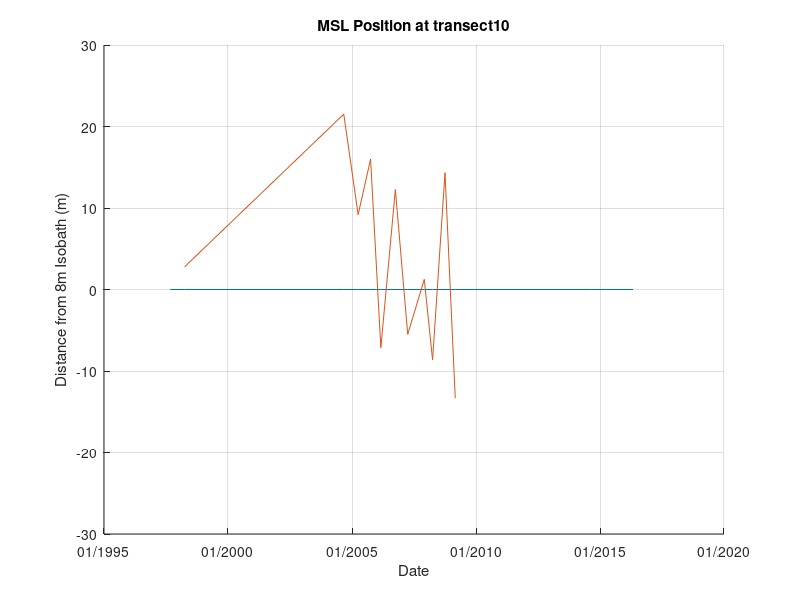
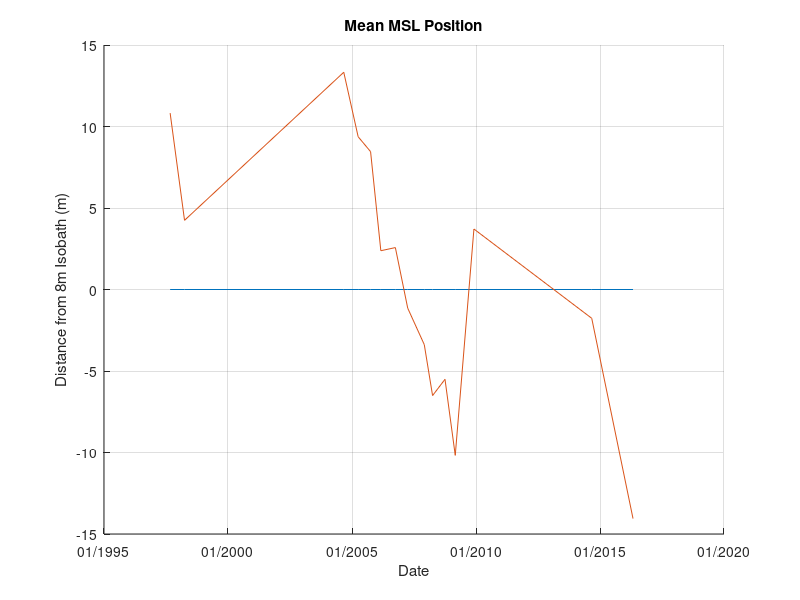
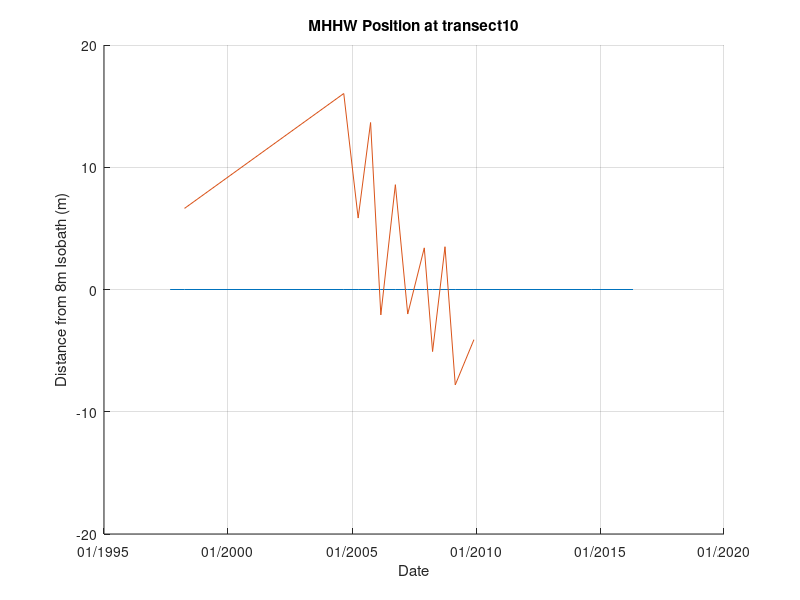
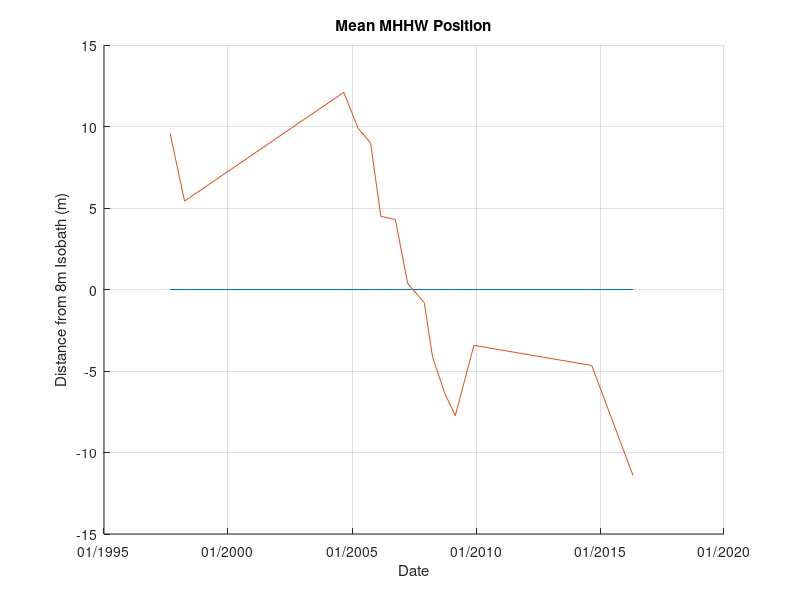

Here is the MATLAB script that generated these plots, in order:
%% Description
%{
Here the accumulative distance value starts from -8m isobath. The profile 
of each transects are plotted but the graphs are not modified, i.e., the
wave affected offshore elevation data is not treated properly.

The shoreline positions at MSL and MHHW are calculated, i.e., find the
distance at which the transect profiles reach MSL or MHHW

Although at some of the date, the dem collected doesn't reach MSL or MHHW,
they are used in this Script, totally 20 dem, and thus 20 date
%}


clear all; close all; clc

%% For MSL
%Initialization
% Read CSV files
rawdata = csvread('MSL difference_NaN.csv',1,1);

% Delete invalid data (data with confusing collecting data)
rawdata_d = [rawdata(1:12, :); rawdata(14, :); rawdata(19:20,:)];

Datestring = ['09/1997';'04/1998';'09/2004';'04/2005';'10/2005';'03/2006';...
    '10/2006';'04/2007';'12/2007';'04/2008';'10/2008';'03/2009';'12/2009';...
    '09/2014';'05/2016'];
formatin = 'mm/yyyy';
ta = datenum(Datestring,formatin);

%% Plot Individually

% For Cross Section - n
figure(1); hold on;grid on;
n = 10;
ref = zeros(15,1);
plot(ta,ref) % Plot a reference line
plot(ta,rawdata_d(:,n))

dateFormat = 'mm/yyyy';
datetick('x',dateFormat)
xlabel('Date')
ylabel('Distance from 8m Isobath (m)')
title (['MSL Position at transect',num2str(n)])

% Mean location
figure(2); hold on; grid on;
msl_avg_d = nansum(rawdata_d,2)/25;

plot(ta,ref)
plot(ta,msl_avg_d)
dateFormat = 'mm/yyyy';
datetick('x',dateFormat)
xlabel('Date')
ylabel('Distance from 8m Isobath (m)')
title ('Mean MSL Position')
%% Subplot
% for i = 1:25
%     subplot(5,5,i);hold on;
%     plot(ta,rawdata_d(:,i),'-')
%     dateFormat = 'mm/yyyy';
%     datetick('x',dateFormat)
%     grid on; 
% end

%% For MHHW
%Initialization
% Read CSV files
rawdata = csvread('MHHW difference_NaN.csv',1,1);

% Delete invalid data (data with confusing collecting data)
rawdata_d = [rawdata(1:12, :); rawdata(14, :); rawdata(19:20,:)];

Datestring = ['09/1997';'04/1998';'09/2004';'04/2005';'10/2005';'03/2006';...
    '10/2006';'04/2007';'12/2007';'04/2008';'10/2008';'03/2009';'12/2009';...
    '09/2014';'05/2016'];
formatin = 'mm/yyyy';
ta = datenum(Datestring,formatin);

%% Plot Individually
% For Cross Section - n
figure(3); hold on; grid on;
% n = 10;
ref = zeros(15,1);
plot(ta,ref)
plot(ta,rawdata_d(:,n))
dateFormat = 'mm/yyyy';
datetick('x',dateFormat)
xlabel('Date')
ylabel('Distance from 8m Isobath (m)')
title (['MHHW Position at transect',num2str(n)])

% Mean location
figure(4); hold on; grid on;
mhhw_avg_d = nansum(rawdata_d')/25;

plot(ta,ref)
plot(ta,mhhw_avg_d)
dateFormat = 'mm/yyyy';
datetick('x',dateFormat)
xlabel('Date')
ylabel('Distance from 8m Isobath (m)')
title ('Mean MHHW Position')
%% Subplot
% for i = 1:25
%     subplot(5,5,i);hold on;
%     plot(ta,rawdata_d(:,i),'-')
%     dateFormat = 'mm/yyyy';
%     datetick('x',dateFormat)
%     grid on; 
% end
